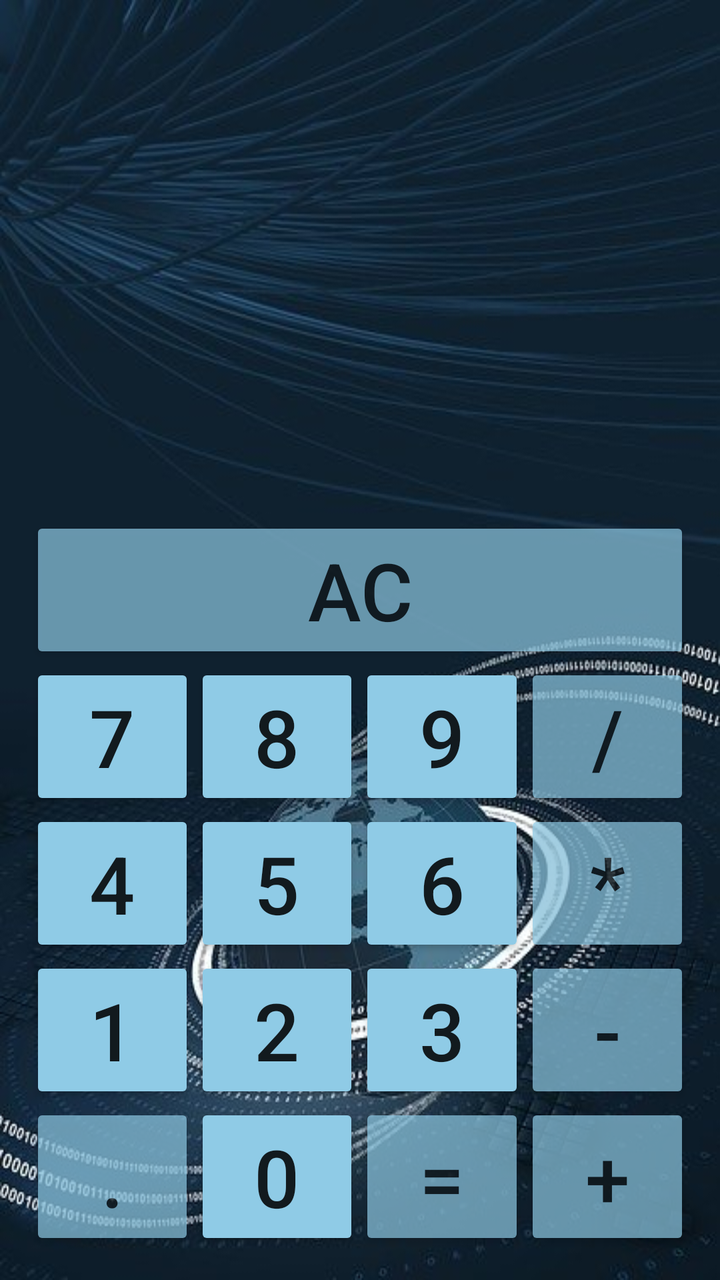
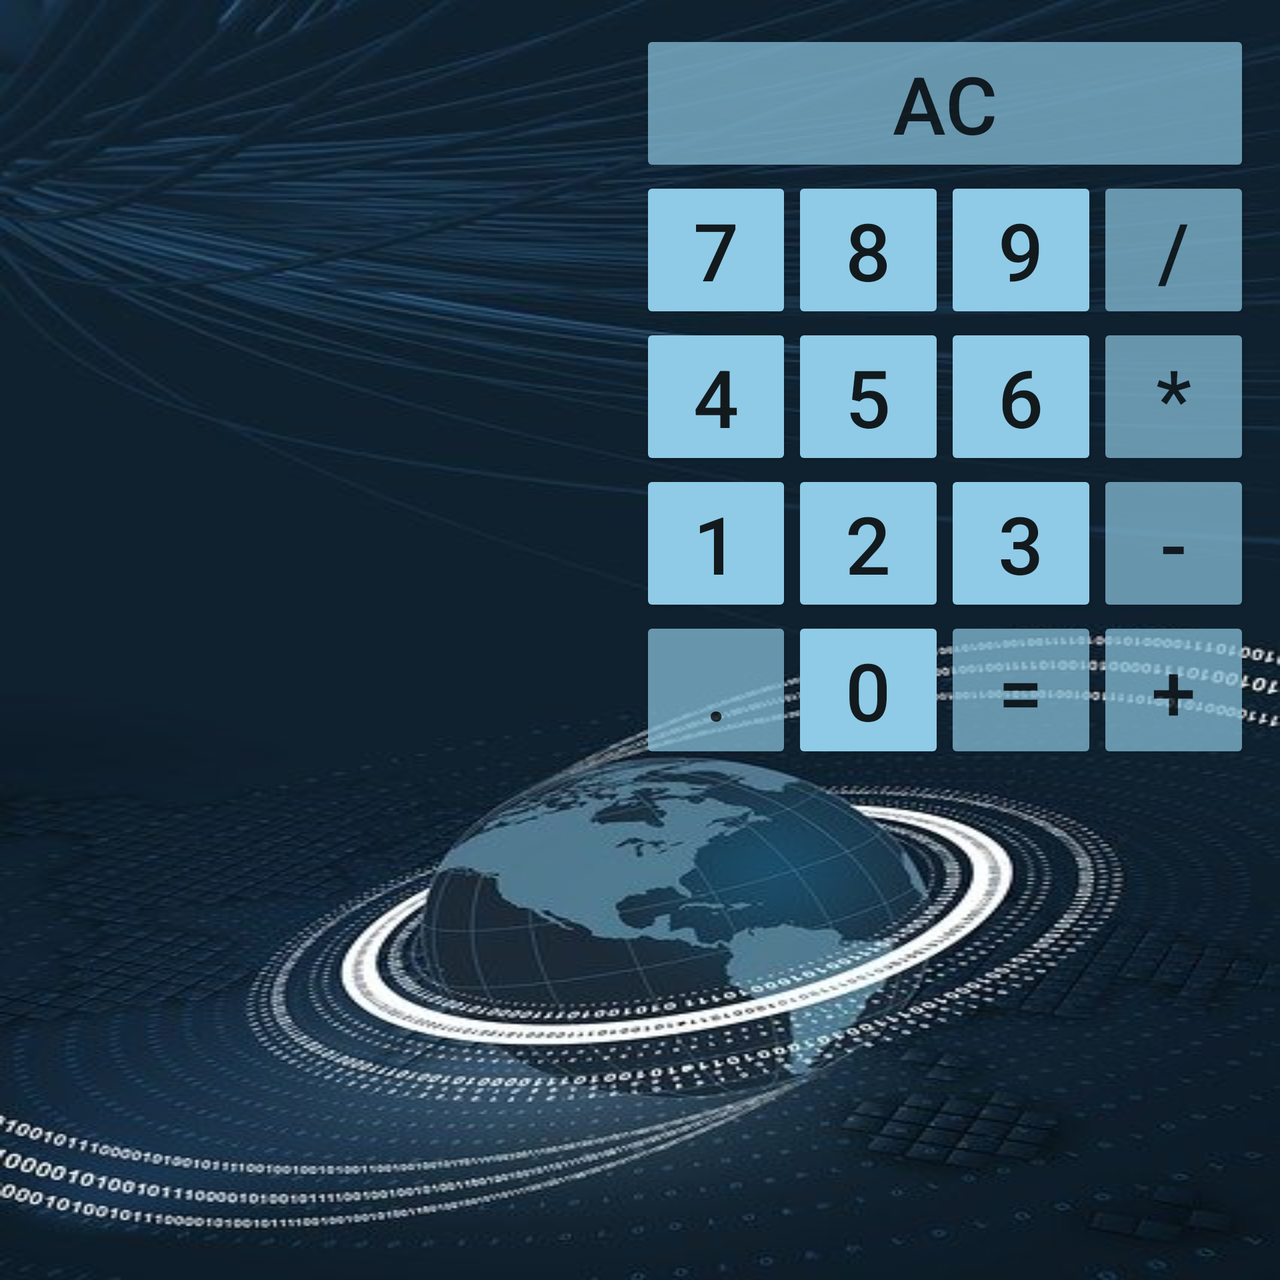

An Android layout and its configuration variant, each rendered on a device that would load it. The default file and the variant file are quoted in full after the pictures.
<!-- AndroidManifest.xml: application theme MyStyle -->
<!-- res/layout/activity_calc.xml -->
<?xml version="1.0" encoding="utf-8"?>
<androidx.appcompat.widget.LinearLayoutCompat xmlns:android="http://schemas.android.com/apk/res/android"
    android:layout_width="match_parent"
    android:layout_height="match_parent"
    android:background="@drawable/calc"
    android:gravity="bottom"
    android:orientation="vertical"
    android:padding="@dimen/padding_all">

    <TextView
        android:id="@+id/text_result"
        android:layout_width="wrap_content"
        android:layout_height="wrap_content"
        android:gravity="end"
        android:textSize="@dimen/result_text_size"
        android:paddingBottom="@dimen/padding_all"
        android:layout_weight="0"
        android:textColor="@color/button_color"
        android:ems="8"/>

    <LinearLayout
        android:layout_width="match_parent"
        android:layout_height="wrap_content"
        android:orientation="horizontal"
        android:layout_weight="0">

        <Button
            android:id="@+id/button_ac"
            android:layout_width="@dimen/width_button"
            android:layout_height="wrap_content"
            android:text="@string/ac"
            android:alpha="0.7"/>
    </LinearLayout>

    <LinearLayout
        android:layout_width="match_parent"
        android:layout_height="wrap_content"
        android:orientation="horizontal"
        android:layout_weight="0">

        <Button
            android:id="@+id/button_7"
            android:layout_width="@dimen/width_button"
            android:layout_height="wrap_content"
            android:text="@string/_7" />

        <Button
            android:id="@+id/button_8"
            android:layout_width="@dimen/width_button"
            android:layout_height="wrap_content"
            android:text="@string/_8" />

        <Button
            android:id="@+id/button_9"
            android:layout_width="@dimen/width_button"
            android:layout_height="wrap_content"
            android:text="@string/_9" />

        <Button
            android:id="@+id/button_degree"
            android:layout_width="@dimen/width_button"
            android:layout_height="wrap_content"
            android:text="@string/degree"
            android:alpha="0.7"/>
    </LinearLayout>

    <LinearLayout
        android:layout_width="match_parent"
        android:layout_height="wrap_content"
        android:orientation="horizontal"
        android:layout_weight="0">

        <Button
            android:id="@+id/button_4"
            android:layout_width="@dimen/width_button"
            android:layout_height="wrap_content"
            android:text="@string/_4" />

        <Button
            android:id="@+id/button_5"
            android:layout_width="@dimen/width_button"
            android:layout_height="wrap_content"
            android:text="@string/_5" />

        <Button
            android:id="@+id/button_6"
            android:layout_width="@dimen/width_button"
            android:layout_height="wrap_content"
            android:text="@string/_6" />

        <Button
            android:id="@+id/button_multi"
            android:layout_width="@dimen/width_button"
            android:layout_height="wrap_content"
            android:text="@string/multi"
            android:alpha="0.7"/>
    </LinearLayout>

    <LinearLayout
        android:layout_width="match_parent"
        android:layout_height="wrap_content"
        android:orientation="horizontal"
        android:layout_weight="0">

        <Button
            android:id="@+id/button_1"
            android:layout_width="@dimen/width_button"
            android:layout_height="wrap_content"
            android:text="@string/_1" />

        <Button
            android:id="@+id/button_2"
            android:layout_width="@dimen/width_button"
            android:layout_height="wrap_content"
            android:text="@string/_2" />

        <Button
            android:id="@+id/button_3"
            android:layout_width="@dimen/width_button"
            android:layout_height="wrap_content"
            android:text="@string/_3" />

        <Button
            android:id="@+id/button_minus"
            android:layout_width="@dimen/width_button"
            android:layout_height="wrap_content"
            android:text="@string/minus"
            android:alpha="0.7"/>
    </LinearLayout>

    <LinearLayout
        android:layout_width="match_parent"
        android:layout_height="wrap_content"
        android:orientation="horizontal"
        android:layout_weight="0">

        <Button
            android:id="@+id/button_comma"
            android:layout_width="@dimen/width_button"
            android:layout_height="wrap_content"
            android:text="@string/comma"
            android:alpha="0.7" />

        <Button
            android:id="@+id/button_0"
            android:layout_width="@dimen/width_button"
            android:layout_height="wrap_content"
            android:text="@string/_0" />

        <Button
            android:id="@+id/button_equal"
            android:layout_width="@dimen/width_button"
            android:layout_height="wrap_content"
            android:text="@string/equal"
            android:alpha="0.7"/>

        <Button
            android:id="@+id/button_plus"
            android:layout_width="@dimen/width_button"
            android:layout_height="wrap_content"
            android:text="@string/plus"
            android:alpha="0.7"/>
    </LinearLayout>
</androidx.appcompat.widget.LinearLayoutCompat>
<!-- resources referenced by this layout -->
<resources>
  <color name="button_color">#8FCBE6</color>
  <dimen name="padding_all">15dp</dimen>
  <dimen name="result_text_size">80sp</dimen>
  <dimen name="width_button">0dp</dimen>
  <!-- drawable calc: jpg bitmap (drawable, 51177 bytes) -->
  <string name="_0" translatable="false">0</string>
  <string name="_1" translatable="false">1</string>
  <string name="_2" translatable="false">2</string>
  <string name="_3" translatable="false">3</string>
  <string name="_4" translatable="false">4</string>
  <string name="_5" translatable="false">5</string>
  <string name="_6" translatable="false">6</string>
  <string name="_7" translatable="false">7</string>
  <string name="_8" translatable="false">8</string>
  <string name="_9" translatable="false">9</string>
  <string name="ac" translatable="false">AC</string>
  <string name="comma" translatable="false">.</string>
  <string name="degree" translatable="false">/</string>
  <string name="equal" translatable="false">=</string>
  <string name="minus" translatable="false">-</string>
  <string name="multi" translatable="false">*</string>
  <string name="plus" translatable="false">+</string>
  <style name="MyStyle" parent="AppTheme">
          <item name="backgroundTint">@color/button_color</item>
          <item name="android:textSize">@dimen/text_size_big</item>
          <item name="android:layout_weight">1</item>
      </style>
  <style name="AppTheme" parent="Theme.AppCompat.Light.DarkActionBar">
          
          <item name="colorPrimary">@color/colorPrimary</item>
          <item name="colorPrimaryDark">@color/colorPrimaryDark</item>
          <item name="colorAccent">@color/colorAccent</item>
      </style>
  <dimen name="text_size_big">40sp</dimen>
  <color name="colorPrimary">#6200EE</color>
  <color name="colorPrimaryDark">#3700B3</color>
  <color name="colorAccent">#03DAC5</color>
</resources>
<!-- res/layout-land/activity_calc.xml (the repository's variant of the layout above) -->
<!-- drawn on the phone turned sideways -->
<?xml version="1.0" encoding="utf-8"?>
<androidx.core.widget.NestedScrollView xmlns:android="http://schemas.android.com/apk/res/android"
    android:layout_width="match_parent"
    android:layout_height="wrap_content"
    android:background="@drawable/calc">

    <androidx.appcompat.widget.LinearLayoutCompat
        android:layout_width="match_parent"
        android:layout_height="match_parent"
        android:orientation="horizontal"
        android:padding="@dimen/padding_all">

        <TextView
            android:id="@+id/text_result"
            android:layout_width="wrap_content"
            android:layout_height="wrap_content"
            android:gravity="center"
            android:ems="8"
            android:textColor="@color/button_color"
            android:textSize="@dimen/result_text_size" />

        <LinearLayout
            android:layout_width="match_parent"
            android:layout_height="wrap_content"
            android:orientation="vertical">

            <LinearLayout
                android:layout_width="match_parent"
                android:layout_height="wrap_content"
                android:layout_weight="0"
                android:orientation="horizontal">

                <Button
                    android:id="@+id/button_ac"
                    android:layout_width="@dimen/width_button"
                    android:layout_height="wrap_content"
                    android:alpha="0.7"
                    android:text="@string/ac" />
            </LinearLayout>

            <LinearLayout
                android:layout_width="match_parent"
                android:layout_height="wrap_content"
                android:layout_weight="0"
                android:orientation="horizontal">

                <Button
                    android:id="@+id/button_7"
                    android:layout_width="@dimen/width_button"
                    android:layout_height="wrap_content"
                    android:text="@string/_7" />

                <Button
                    android:id="@+id/button_8"
                    android:layout_width="@dimen/width_button"
                    android:layout_height="wrap_content"
                    android:text="@string/_8" />

                <Button
                    android:id="@+id/button_9"
                    android:layout_width="@dimen/width_button"
                    android:layout_height="wrap_content"
                    android:text="@string/_9" />

                <Button
                    android:id="@+id/button_degree"
                    android:layout_width="@dimen/width_button"
                    android:layout_height="wrap_content"
                    android:alpha="0.7"
                    android:text="@string/degree" />
            </LinearLayout>

            <LinearLayout
                android:layout_width="match_parent"
                android:layout_height="wrap_content"
                android:layout_weight="0"
                android:orientation="horizontal">

                <Button
                    android:id="@+id/button_4"
                    android:layout_width="@dimen/width_button"
                    android:layout_height="wrap_content"
                    android:text="@string/_4" />

                <Button
                    android:id="@+id/button_5"
                    android:layout_width="@dimen/width_button"
                    android:layout_height="wrap_content"
                    android:text="@string/_5" />

                <Button
                    android:id="@+id/button_6"
                    android:layout_width="@dimen/width_button"
                    android:layout_height="wrap_content"
                    android:text="@string/_6" />

                <Button
                    android:id="@+id/button_multi"
                    android:layout_width="@dimen/width_button"
                    android:layout_height="wrap_content"
                    android:alpha="0.7"
                    android:text="@string/multi" />
            </LinearLayout>

            <LinearLayout
                android:layout_width="match_parent"
                android:layout_height="wrap_content"
                android:layout_weight="0"
                android:orientation="horizontal">

                <Button
                    android:id="@+id/button_1"
                    android:layout_width="@dimen/width_button"
                    android:layout_height="wrap_content"
                    android:text="@string/_1" />

                <Button
                    android:id="@+id/button_2"
                    android:layout_width="@dimen/width_button"
                    android:layout_height="wrap_content"
                    android:text="@string/_2" />

                <Button
                    android:id="@+id/button_3"
                    android:layout_width="@dimen/width_button"
                    android:layout_height="wrap_content"
                    android:text="@string/_3" />

                <Button
                    android:id="@+id/button_minus"
                    android:layout_width="@dimen/width_button"
                    android:layout_height="wrap_content"
                    android:alpha="0.7"
                    android:text="@string/minus" />
            </LinearLayout>

            <LinearLayout
                android:layout_width="match_parent"
                android:layout_height="wrap_content"
                android:layout_weight="0"
                android:orientation="horizontal">

                <Button
                    android:id="@+id/button_comma"
                    android:layout_width="@dimen/width_button"
                    android:layout_height="wrap_content"
                    android:alpha="0.7"
                    android:text="@string/comma" />

                <Button
                    android:id="@+id/button_0"
                    android:layout_width="@dimen/width_button"
                    android:layout_height="wrap_content"
                    android:text="@string/_0" />

                <Button
                    android:id="@+id/button_equal"
                    android:layout_width="@dimen/width_button"
                    android:layout_height="wrap_content"
                    android:alpha="0.7"
                    android:text="@string/equal" />

                <Button
                    android:id="@+id/button_plus"
                    android:layout_width="@dimen/width_button"
                    android:layout_height="wrap_content"
                    android:alpha="0.7"
                    android:text="@string/plus" />
            </LinearLayout>
        </LinearLayout>


    </androidx.appcompat.widget.LinearLayoutCompat>
</androidx.core.widget.NestedScrollView>
